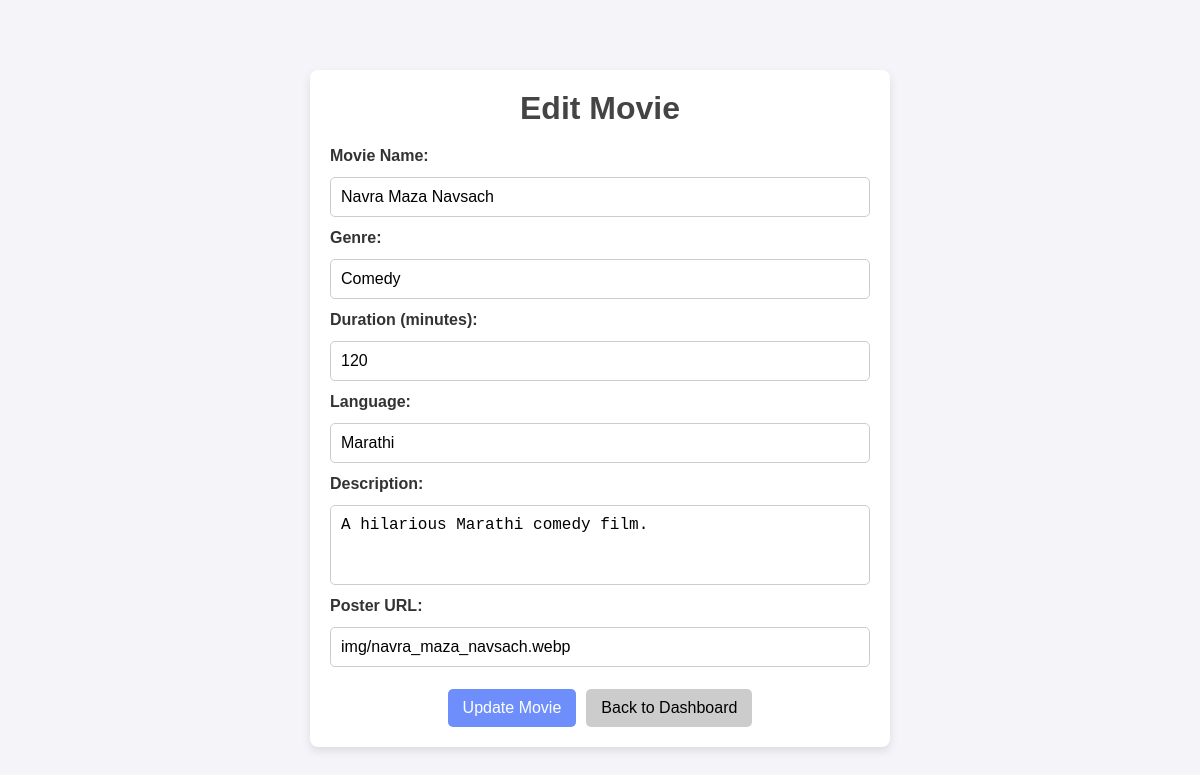
The app's page /admin/edit_movie.php?movie_id=3 (signed in) with its own data.
### tables this page shows
CREATE TABLE movie (
    movie_id INT AUTO_INCREMENT PRIMARY KEY,
    name VARCHAR(255),
    genre VARCHAR(255),
    duration INT,
    language VARCHAR(255),
    description TEXT,
    poster VARCHAR(255)
);

### admin/edit_movie.php (the view, shortened to what this page needs)
<?php
include '../database/db_connection.php';
$movie_id = $_GET['movie_id'];
if ($_SERVER['REQUEST_METHOD'] == 'POST') {
    $name = $_POST['name'];
    $genre = $_POST['genre'];
    $duration = $_POST['duration'];
    $language = $_POST['language'];
    $description = $_POST['description'];
    $poster = $_POST['poster'];
    $stmt = $conn->prepare("UPDATE movie SET name=?, genre=?, duration=?, language=?, description=?, poster=? WHERE movie_id=?");
    $stmt->bind_param("ssisssi", $name, $genre, $duration, $language, $description, $poster, $movie_id);
    if ($stmt->execute()) {
        header("Location: admin_dashboard.php#movies");
        exit;
    } else {
        $error = "Failed to update movie.";
    }
    $stmt->close();
    $conn->close();
} else {
    $stmt = $conn->prepare("SELECT * FROM movie WHERE movie_id=?");
    $stmt->bind_param("i", $movie_id);
    $stmt->execute();
    $movie = $stmt->get_result()->fetch_assoc();
}
?>
<!DOCTYPE html>
<html lang="en">
<head>
</head>
<body>
    <div class="edit-movie-container">
        <h1>Edit Movie</h1>
        <form method="post">
            <label>Movie Name:</label>
            <input type="text" name="name" value="<?= htmlspecialchars($movie['name']) ?>" required>
            <label>Genre:</label>
            <input type="text" name="genre" value="<?= htmlspecialchars($movie['genre']) ?>" required>
            <label>Duration (minutes):</label>
            <input type="number" name="duration" value="<?= htmlspecialchars($movie['duration']) ?>" required>
            <label>Language:</label>
            <input type="text" name="language" value="<?= htmlspecialchars($movie['language']) ?>" required>
            <label>Description:</label>
            <textarea name="description" required><?= htmlspecialchars($movie['description']) ?></textarea>
            <label>Poster URL:</label>
            <input type="text" name="poster" value="<?= htmlspecialchars($movie['poster']) ?>" required>
            <div class="btn-container">
                <button type="submit">Update Movie</button>
                <a href="admin_dashboard.php#movies" class="back-btn" style="text-decoration: none; padding: 10px 15px; border-radius: 5px; border: none; display: inline-block;">Back to Dashboard</a>
            </div>
        </form>
    </div>
</body>
</html>

### admin/edit_movie.php (style rules this page uses)
* { margin: 0; padding: 0; box-sizing: border-box; }
body { font-family: Arial, sans-serif; background: #f4f4f9; color: #333; padding: 20px; }
.edit-movie-container { width: 50%; max-width: 600px; margin: 50px auto; padding: 20px; background: white; border-radius: 8px; box-shadow: 0 4px 10px rgba(0, 0, 0, 0.1); text-align: center; }
h1 { font-size: 2rem; color: #444; margin-bottom: 20px; }
form { display: flex; flex-direction: column; gap: 12px; }
label { font-weight: bold; text-align: left; }
input, textarea { width: 100%; padding: 10px; font-size: 1rem; border: 1px solid #ccc; border-radius: 5px; outline: none; }
textarea { resize: none; height: 80px; }
.btn-container { display: flex; gap: 10px; justify-content: center; margin-top: 10px; }
button { padding: 10px 15px; background: #6e8efb; color: white; border: none; border-radius: 5px; font-size: 1rem; cursor: pointer; transition: background 0.3s ease; }
.back-btn { background: #ccc; color: black; }

### records on screen
movie: name "Navra Maza Navsach", genre "Comedy", duration "120", language "Marathi", description "A hilarious Marathi comedy film.", poster "img/navra_maza_navsach.webp"
